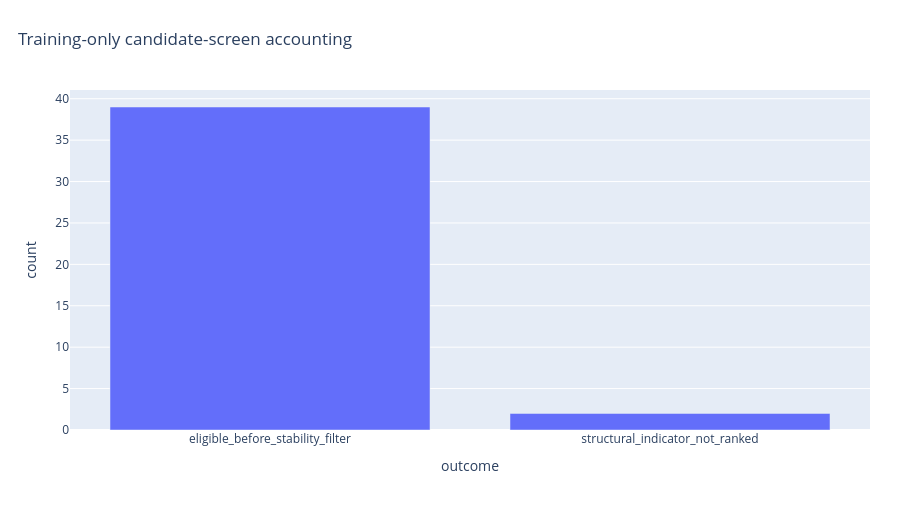

Notebook code cell kept with this figure:
### Markdown cell above
## 5. Screen accounting

### Code cell
figures[4][1].show(renderer='plotly_mimetype')

### Figure 1 — Plotly figure (JSON) as saved in the notebook; plotly's stock layout.template omitted (floating-point values rounded to 4 significant figures)
{"data": [{"hovertemplate": "outcome=%{x}<br>count=%{y}<extra></extra>", "legendgroup": "", "marker": {"color": "#636efa", "pattern": {"shape": ""}}, "name": "", "orientation": "v", "showlegend": false, "textposition": "auto", "type": "bar", "x": ["eligible_before_stability_filter", "structural_indicator_not_ranked"], "xaxis": "x", "y": [39, 2], "yaxis": "y"}], "layout": {"barmode": "relative", "height": 530, "legend": {"orientation": "h", "tracegroupgap": 0, "y": -0.22}, "margin": {"b": 100, "l": 70, "r": 30, "t": 90}, "title": {"text": "Training-only candidate-screen accounting", "x": 0.02}, "xaxis": {"anchor": "y", "domain": [0, 1], "title": {"text": "outcome"}}, "yaxis": {"anchor": "x", "domain": [0, 1], "title": {"text": "count"}}}}
